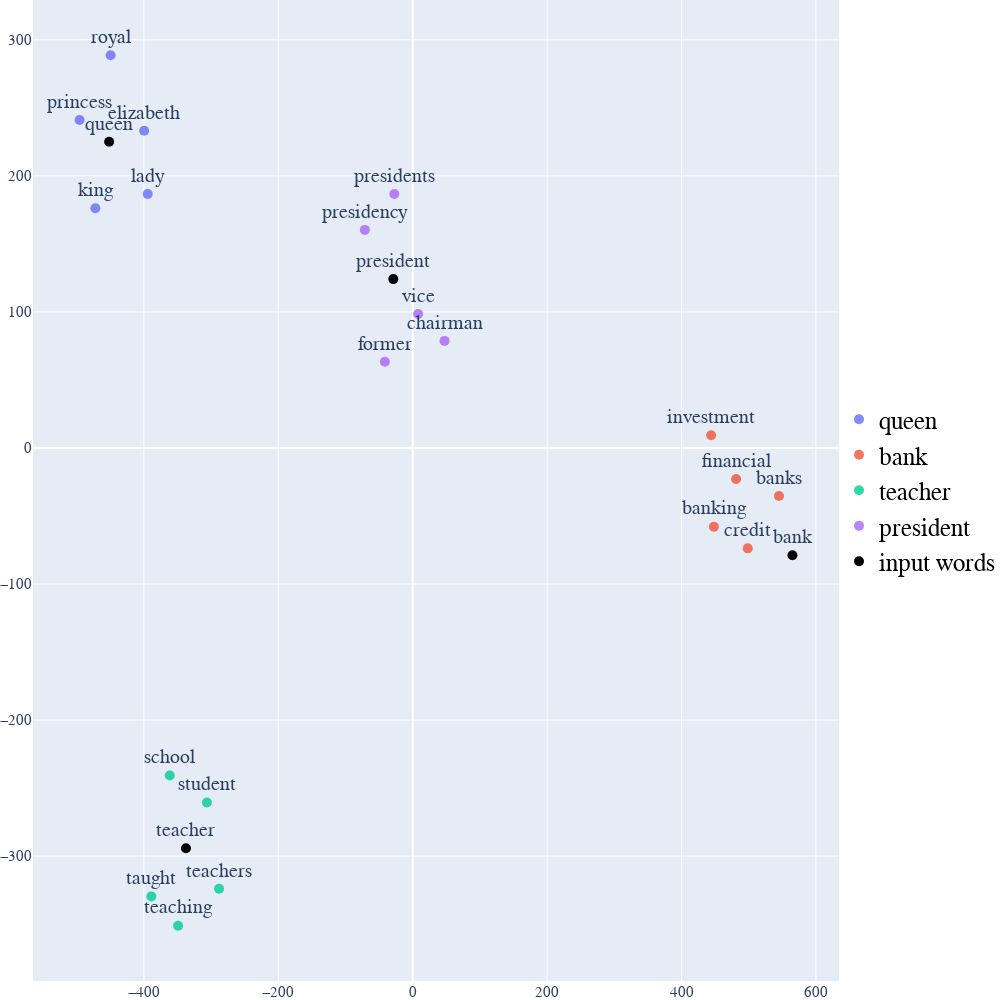

Notebook cell for this chart:
### Code cell
import plotly
import numpy as np
import plotly.graph_objs as go
from sklearn.manifold import TSNE

def display_tsne_scatterplot_3D(model, user_input=None, words=None, label=None, color_map=None, perplexity = 0, learning_rate = 0, iteration = 0, topn=5, sample=10):

    if words == None:
        if sample > 0:
            words = np.random.choice(list(model.vocab.keys()), sample)
        else:
            words = [ word for word in model.vocab ]
    
    word_vectors = np.array([model[w] for w in words])
    
    three_dim = TSNE(n_components = 2, random_state=0, perplexity = perplexity, learning_rate = learning_rate, n_iter = iteration).fit_transform(word_vectors)[:,:3]


    # For 2D, change the three_dim variable into something like two_dim like the following:
    # two_dim = TSNE(n_components = 2, random_state=0, perplexity = perplexity, learning_rate = learning_rate, n_iter = iteration).fit_transform(word_vectors)[:,:2]

    data = []


    count = 0
    for i in range (len(user_input)):

                trace = go.Scatter(
                    x = three_dim[count:count+topn,0], 
                    y = three_dim[count:count+topn,1],  
                    text = words[count:count+topn],
                    name = user_input[i],
                    textposition = "top center",
                    textfont_size = 20,
                    mode = 'markers+text',
                    marker = {
                        'size': 10,
                        'opacity': 0.8,
                        'color': 2
                    }
       
                )
                
                # For 2D, instead of using go.Scatter3d, we need to use go.Scatter and delete the z variable. Also, instead of using
                # variable three_dim, use the variable that we have declared earlier (e.g two_dim)
            
                data.append(trace)
                count = count+topn

    trace_input = go.Scatter(
                    x = three_dim[count:,0], 
                    y = three_dim[count:,1],  
                    text = words[count:],
                    name = 'input words',
                    textposition = "top center",
                    textfont_size = 20,
                    mode = 'markers+text',
                    marker = {
                        'size': 10,
                        'opacity': 1,
                        'color': 'black'
                    }
                    )

    # For 2D, instead of using go.Scatter3d, we need to use go.Scatter and delete the z variable.  Also, instead of using
    # variable three_dim, use the variable that we have declared earlier (e.g two_dim)
            
    data.append(trace_input)
    
# Configure the layout

    layout = go.Layout(
        margin = {'l': 0, 'r': 0, 'b': 0, 't': 0},
        showlegend=True,
        legend=dict(
        x=1,
        y=0.5,
        font=dict(
            family="Courier New",
            size=25,
            color="black"
        )),
        font = dict(
            family = " Courier New ",
            size = 15),
        autosize = False,
        width = 1000,
        height = 1000
        )


    plot_figure = go.Figure(data = data, layout = layout)
    plot_figure.show()
    
display_tsne_scatterplot_3D(glove_model, user_input, similar_word, labels, color_map, 5, 500, 10000)

### Figure 1 — Plotly figure (JSON) as saved in the notebook; plotly's stock layout.template omitted (floating-point values rounded to 4 significant figures)
{"data": [{"marker": {"color": 2, "opacity": 0.8, "size": 10}, "mode": "markers+text", "name": "queen", "text": ["princess", "king", "elizabeth", "royal", "lady"], "textfont": {"size": 20}, "textposition": "top center", "type": "scatter", "x": [-495.8, -472.3, -399.7, -449.5, -394.3], "y": [241.1, 176.1, 233.1, 288.6, 186.6]}, {"marker": {"color": 2, "opacity": 0.8, "size": 10}, "mode": "markers+text", "name": "bank", "text": ["banks", "banking", "credit", "investment", "financial"], "textfont": {"size": 20}, "textposition": "top center", "type": "scatter", "x": [545.0, 448.2, 498.5, 444.1, 481.2], "y": [-35.37, -57.88, -73.79, 9.308, -22.86]}, {"marker": {"color": 2, "opacity": 0.8, "size": 10}, "mode": "markers+text", "name": "teacher", "text": ["student", "school", "teaching", "taught", "teachers"], "textfont": {"size": 20}, "textposition": "top center", "type": "scatter", "x": [-306.3, -361.6, -349.2, -388.9, -288.2], "y": [-260.6, -240.8, -351.1, -329.6, -324.0]}, {"marker": {"color": 2, "opacity": 0.8, "size": 10}, "mode": "markers+text", "name": "president", "text": ["vice", "presidency", "former", "presidents", "chairman"], "textfont": {"size": 20}, "textposition": "top center", "type": "scatter", "x": [8.031, -71.27, -41.42, -27.38, 47.33], "y": [98.51, 160.3, 63.35, 186.6, 78.68]}, {"marker": {"color": "black", "opacity": 1, "size": 10}, "mode": "markers+text", "name": "input words", "text": ["queen", "bank", "teacher", "president"], "textfont": {"size": 20}, "textposition": "top center", "type": "scatter", "x": [-451.7, 565.1, -337.4, -28.86], "y": [225.0, -78.88, -294.2, 124.1]}], "layout": {"autosize": false, "font": {"family": " Courier New ", "size": 15}, "height": 1000, "legend": {"font": {"color": "black", "family": "Courier New", "size": 25}, "x": 1, "y": 0.5}, "margin": {"b": 0, "l": 0, "r": 0, "t": 0}, "showlegend": true, "width": 1000}}
